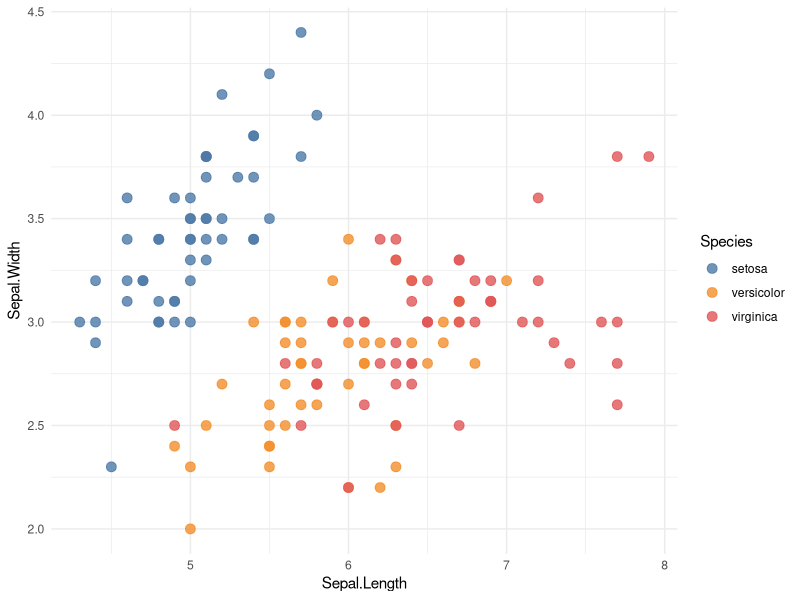

Here is the R script that generated this plot:
## ---- chunk 1
library(tidyverse)
library(ggthemes)

iris %>%
  ggplot(aes(Sepal.Length,Sepal.Width, colour = Species)) +
  geom_point(size = 3, alpha = .8) +
  scale_colour_tableau() +
  theme_minimal()
  
